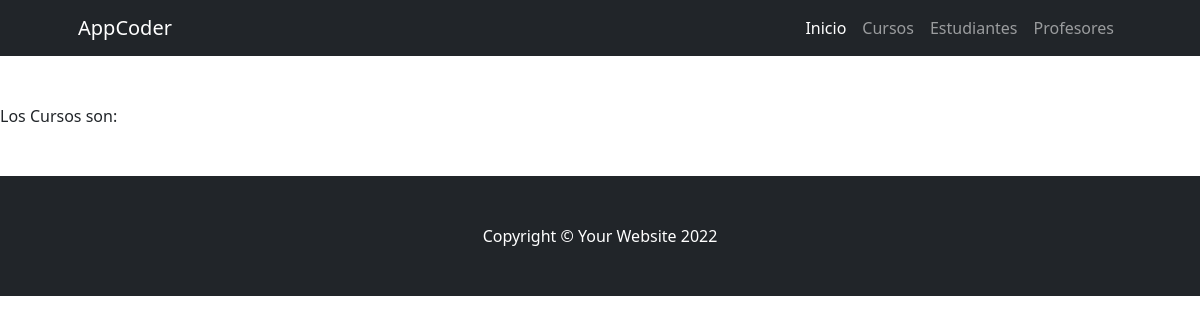
Before: /coderapp/cursos/ with the older database file.
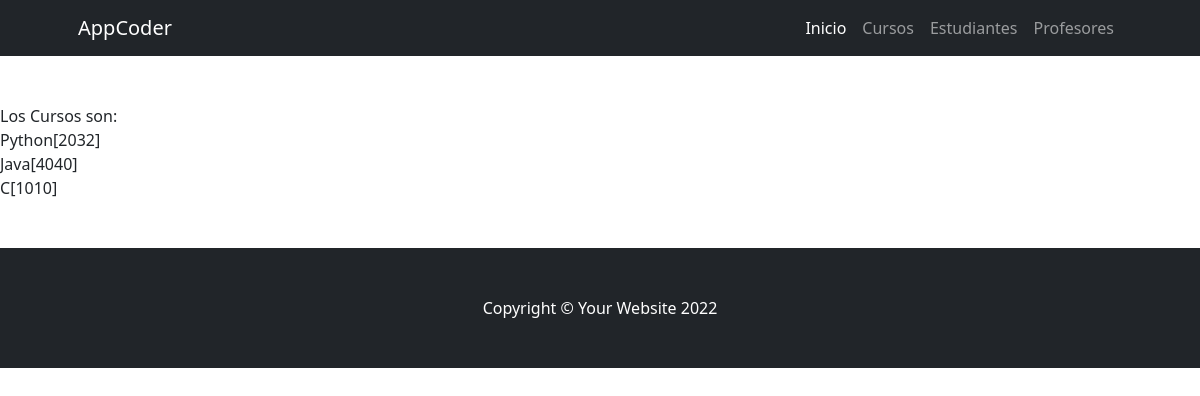
After: the same page with the newer database file.
### ProyectoCoderApp/models.py (models this page shows)
class Curso(models.Model):
    nombre = models.CharField(max_length=30) # Texto
    comision = models.IntegerField()

### ProyectoCoderApp/views.py (the view)
# urls.py: path('cursos/', cursos, name="cursos"),
def cursos(request):
    cursos = Curso.objects.all()
    return render(request,"ProyectoCoderApp/cursos.html",{"cursos":cursos})

### ProyectoCoderApp/templates/ProyectoCoderApp/cursos.html (shortened to what this page needs)
{% extends 'ProyectoCoderApp/base.html'%}
{%load static%}
{% block contenidoPagina%}
<section class="bg-ligth py-5">
    Los Cursos son:
    <ul class="list-group">
        {%for curso in cursos%}
            <li>{{curso.nombre}}[{{curso.comision}}]</li>
        {%endfor%}
    </ul>
</section>
{%endblock%}

### ProyectoCoderApp/templates/ProyectoCoderApp/base.html (shortened to what this page needs)
{%load static%}
<!DOCTYPE html>
<html lang="en">
    <head>
        <link href="https://cdn.jsdelivr.net/npm/bootstrap-icons@1.4.1/font/bootstrap-icons.css" rel="stylesheet" />
        <link href="{% static 'css/styles.css'%}" rel="stylesheet" />
    </head>
    <body>
        <nav class="navbar navbar-expand-lg navbar-dark bg-dark">
            <div class="container px-5">
                <a class="navbar-brand" href="{% url 'inicio'%}">AppCoder</a>
                <div class="collapse navbar-collapse" id="navbarSupportedContent">
                    <ul class="navbar-nav ms-auto mb-2 mb-lg-0">
                        <li class="nav-item"><a class="nav-link active" aria-current="page" href="{% url 'inicio' %}">Inicio</a></li>
                        <li class="nav-item"><a class="nav-link" href="{% url 'cursos' %}">Cursos</a></li>
                        <li class="nav-item"><a class="nav-link" href="{% url 'estudiantes' %}">Estudiantes</a></li>
                        <li class="nav-item"><a class="nav-link" href="{% url 'profesores' %}">Profesores</a></li>
                    </ul>
                </div>
            </div>
        </nav>
        {% block contenidoPagina %}
        {%endblock%}
        <footer class="py-5 bg-dark">
            <div class="container px-5"><p class="m-0 text-center text-white">Copyright &copy; Your Website 2022</p></div>
        </footer>
    </body>
</html>

Changed rows visible on the page:
added Curso: nombre "Python", comision "2032"
added Curso: nombre "Java", comision "4040"
added Curso: nombre "C", comision "1010"
